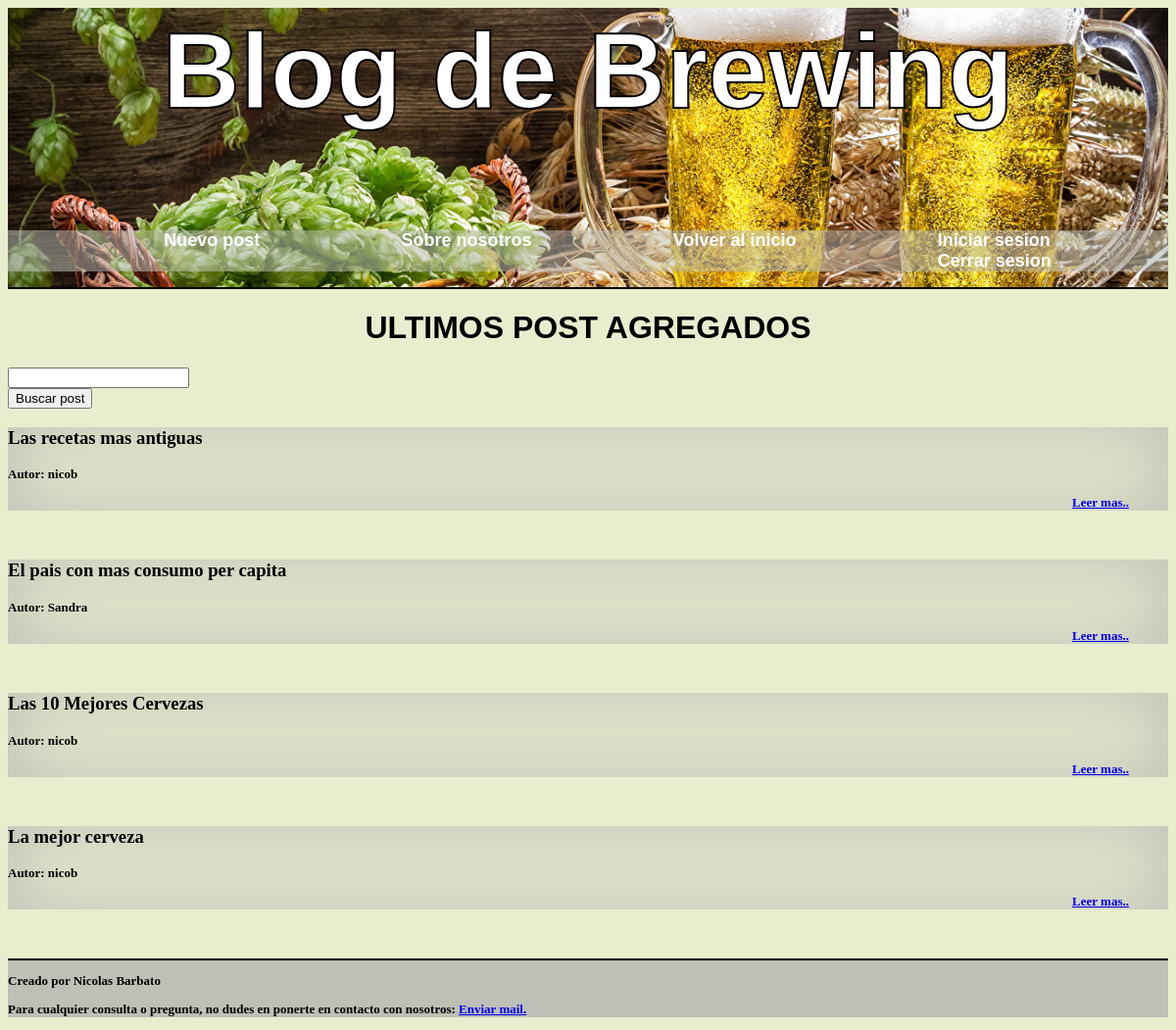
The page / (signed in) on the database its author committed.
### tables this page shows
CREATE TABLE posts (
    id INTEGER PRIMARY KEY AUTOINCREMENT,
    autor TEXT NOT NULL,
    titulo TEXT NOT NULL,
    posteo TEXT NOT NULL
);

### proyecto1.py (the view)
@app.route('/')
def home():
    conn, cursor = get_db_conection()
    cursor.execute("SELECT * FROM posts")
    post = cursor.fetchall()
    return render_template("home.html", posts=post)

### proyecto1.py (called while the page is built)
def get_db_conection():
    conn = sqlite3.connect('database.db')
    cursor = conn.cursor()
    return conn, cursor

### Templates/home.html (shortened to what this page needs)
{% extends "base.html" %}
{% block head %}
    <link rel="stylesheet" type="text/css" href="{{ url_for('static', filename='css/home.css') }}">
{% endblock %}
{% block main %}
        <h1 class="subtitulo">ULTIMOS POST AGREGADOS</h1>
        <form action="{{ url_for('home') }}">
            <input type="search" id="search" name="search"><br>
            <button type="submit">Buscar post</button>
        </form>
         {% for posts in posts %}
         <div class="posts">
            <h3>{{posts[2]}}</h3>
            <h3 style="font-size: small;"> Autor: {{posts[1]}}</h3>
            <div class="mas">
            <a href="/post/{{posts[0]}}">Leer mas..</a>
            </div>
         </div>
         {% endfor %}
{% endblock %}

### static/css/home.css (style rules this page uses)
.posts { -webkit-box-shadow: inset 0px 0px 76px 4px rgb(190, 191, 183); -moz-box-shadow: inset 0px 0px 76px 4px rgb(190, 191, 183); box-shadow: inset 0px 0px 76px 4px rgb(190, 191, 183); margin-bottom: 50px; }
.subtitulo { text-align: center; font-family: 'Gill Sans', 'Gill Sans MT', Calibri, 'Trebuchet MS', sans-serif; text-transform: uppercase }
body { background-color: rgb(232, 237, 206); }
.mas { font-size: small; text-align: end; margin-right: 40px; margin-bottom: 40px; }

### rows shown on the page
posts: titulo "Las recetas mas antiguas", autor "nicob"
posts: titulo "El pais con mas consumo per capita", autor "Sandra"
posts: titulo "Las 10 Mejores Cervezas", autor "nicob"
posts: titulo "La mejor cerveza", autor "nicob"
